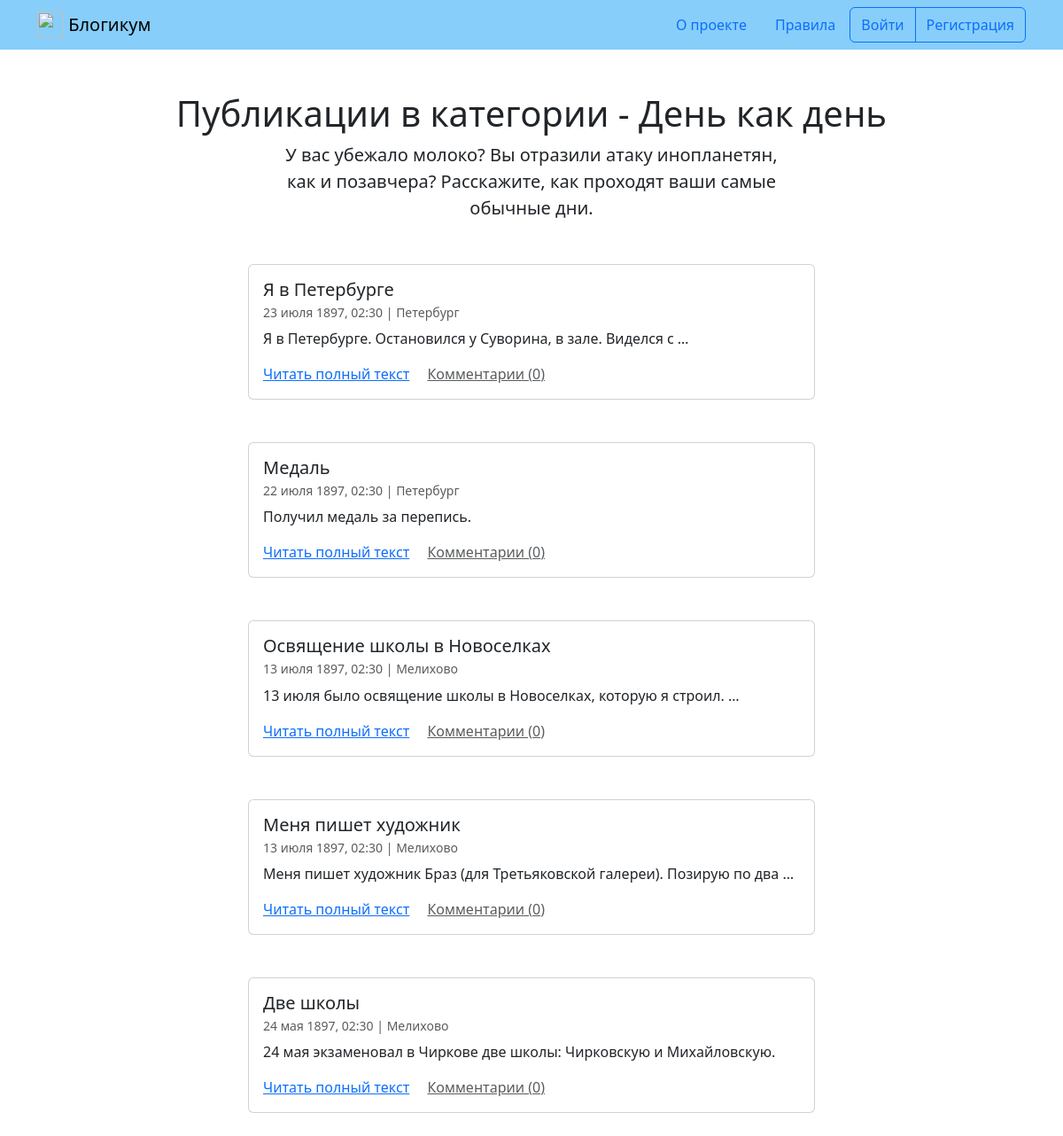
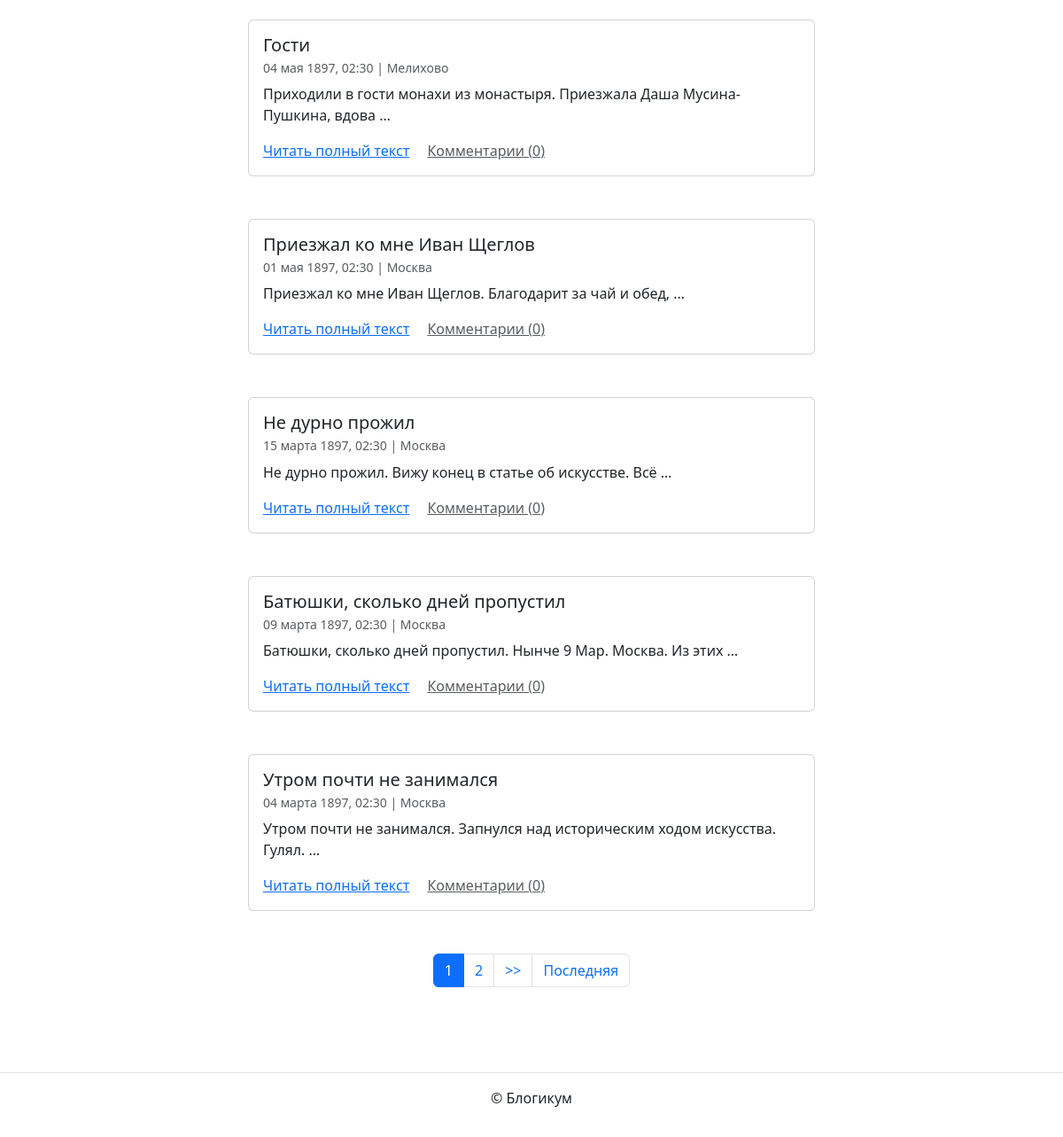
Screenshot of /category/routine/ with the database file from the repository (2 pictures, top to bottom).
### blog/models.py (models this page shows, shortened)
class BaseModel(models.Model):
    is_published = models.BooleanField(
        default=True,
        verbose_name='Опубликовано',
        help_text='Снимите галочку, чтобы скрыть публикацию.'
    )
    created_at = models.DateTimeField(
        auto_now_add=True,
        verbose_name='Добавлено'
    )
    class Meta:
        abstract = True
        ordering = ('-created_at', )

class Category(BaseModel):
    title = models.CharField(max_length=settings.MAX_FIELD_LENGTH, verbose_name='Заголовок')
    description = models.TextField(verbose_name='Описание')
    slug = models.SlugField(
        unique=True,
        verbose_name='Идентификатор',
        help_text=('Идентификатор страницы для URL; '
                   'разрешены символы латиницы, цифры, дефис и подчёркивание.')
    )
    class Meta:
        verbose_name = 'категория'
        verbose_name_plural = 'Категории'

class Post(BaseModel):
    title = models.CharField(
        max_length=settings.MAX_FIELD_LENGTH,
        verbose_name='Заголовок'
    )
    text = models.TextField(verbose_name='Текст')
    pub_date = models.DateTimeField(
        verbose_name='Дата и время публикации',
        help_text=('Если установить дату и время в будущем'
                   ' — можно делать отложенные публикации.')
    )
    author = models.ForeignKey(
        User,
        on_delete=models.CASCADE,
        verbose_name='Автор публикации'
    )
    location = models.ForeignKey(
        Location,
        on_delete=models.SET_NULL,
        null=True,
        blank=True,
        verbose_name='Местоположение'
    )
    category = models.ForeignKey(
        Category,
        on_delete=models.SET_NULL,
        null=True,
        verbose_name='Категория'
    )
    image = models.ImageField(
        'Фотография',
        upload_to='post_photo',
        blank=True
    )
    objects = PostQuerySet.as_manager()
    published = PostManager()
    class Meta:
        default_related_name = 'posts'
        ordering = ('-pub_date', )
        verbose_name = 'публикация'
        verbose_name_plural = 'Публикации'

class Location(BaseModel):
    name = models.CharField(
        max_length=settings.MAX_FIELD_LENGTH,
        verbose_name='Название места'
    )
    class Meta:
        verbose_name = 'местоположение'
        verbose_name_plural = 'Местоположения'

### blog/views.py (the view)
class PostsCategoryView(SingleObjectMixin, ListView):
    template_name = 'blog/category.html'
    paginate_by = 10
    def get(self, request, *args, **kwargs):
        self.object = self.get_object(queryset=Category.objects.all())
        return super().get(request, *args, **kwargs)
    def get_context_data(self, **kwargs):
        context = super().get_context_data(**kwargs)
        context['category'] = self.object
        return context
    def get_queryset(self):
        return self.object.posts(
            manager='published'
        ).all().order_by('-pub_date')

### blog/models.py (called while the page is built)
    def with_related_data(self):
        return self.select_related(
            'author', 'location', 'category'
        )

    def published(self):
        return self.filter(
            models.Q(pub_date__lte=timezone.now())
            & models.Q(is_published=True)
            & models.Q(category__is_published=True)
        )

    def comment_count(self):
        return self.annotate(
            comment_count=Count('comments')
        )

    def get_queryset(self):
        return (
            PostQuerySet(self.model)
            .with_related_data()
            .published()
            .comment_count()
        )

### templates/blog/category.html (shortened to what this page needs)
{% extends "base.html" %}
{% block content %}
  <h1 class="text-center">Публикации в категории - {{ category.title }}</h1>
  <p class="col-6 offset-3 mb-5 lead text-center">{{ category.description }}</p>
  {% for post in page_obj %}
    <article class="mb-5">
      {% include "includes/post_card.html" %}
    </article>
  {% endfor %}
  {% include "includes/paginator.html" %}
{% endblock %}

### templates/includes/post_card.html (shortened to what this page needs)
<div class="col d-flex justify-content-center">
  <div class="card" style="width: 40rem;">
    <div class="card-body">
      <h5 class="card-title">{{ post.title }}</h5>
      <h6 class="card-subtitle mb-2 text-muted">
        <small>
          {{ post.pub_date|date:"d E Y, H:i" }} | {% if post.location and post.location.is_published %}{{ post.location.name }}{% else %}Планета Земля{% endif %}<br>
        </small>
      </h6>
      <p class="card-text">{{ post.text|truncatewords:10 }}</p>
      <a href="{% url 'blog:post_detail' post.id %}" class="card-link">Читать полный текст</a>
      <a href="{% url 'blog:post_detail' post.id %}" class="card-link text-muted">Комментарии ({{ post.comment_count }})</a>
    </div>
  </div>
</div>

### rows the page displays
Category: title "День как день", description "У вас убежало молоко? Вы отразили атаку инопланетян, как и позавчера? Расскажите, как проходят ваши самые обычные дни."
Post: title "Я в Петербурге", pub_date "23 июля 1897, 02:30", location.name "Петербург", text "Я в Петербурге. Остановился у Суворина, в зале. Виделся с …", comment_count "0"
Post: title "Медаль", pub_date "22 июля 1897, 02:30", location.name "Петербург", text "Получил медаль за перепись.", comment_count "0"
Post: title "Освящение школы в Новоселках", pub_date "13 июля 1897, 02:30", location.name "Мелихово", text "13 июля было освящение школы в Новоселках, которую я строил. …", comment_count "0"
Post: title "Меня пишет художник", pub_date "13 июля 1897, 02:30", location.name "Мелихово", text "Меня пишет художник Браз (для Третьяковской галереи). Позирую по два …", comment_count "0"
Post: title "Две школы", pub_date "24 мая 1897, 02:30", location.name "Мелихово", text "24 мая экзаменовал в Чиркове две школы: Чирковскую и Михайловскую.", comment_count "0"
Post: title "Гости", pub_date "04 мая 1897, 02:30", location.name "Мелихово", text "Приходили в гости монахи из монастыря. Приезжала Даша Мусина-Пушкина, вдова …", comment_count "0"
Post: title "Приезжал ко мне Иван Щеглов", pub_date "01 мая 1897, 02:30", location.name "Москва", text "Приезжал ко мне Иван Щеглов. Благодарит за чай и обед, …", comment_count "0"
Post: title "Не дурно прожил", pub_date "15 марта 1897, 02:30", location.name "Москва", text "Не дурно прожил. Вижу конец в статье об искусстве. Всё …", comment_count "0"
Post: title "Батюшки, сколько дней пропустил", pub_date "09 марта 1897, 02:30", location.name "Москва", text "Батюшки, сколько дней пропустил. Нынче 9 Мар. Москва. Из этих …", comment_count "0"
Post: title "Утром почти не занимался", pub_date "04 марта 1897, 02:30", location.name "Москва", text "Утром почти не занимался. Запнулся над историческим ходом искусства. Гулял. …", comment_count "0"

### other values shown
{{ i }} "1"
{{ i }} "2"
